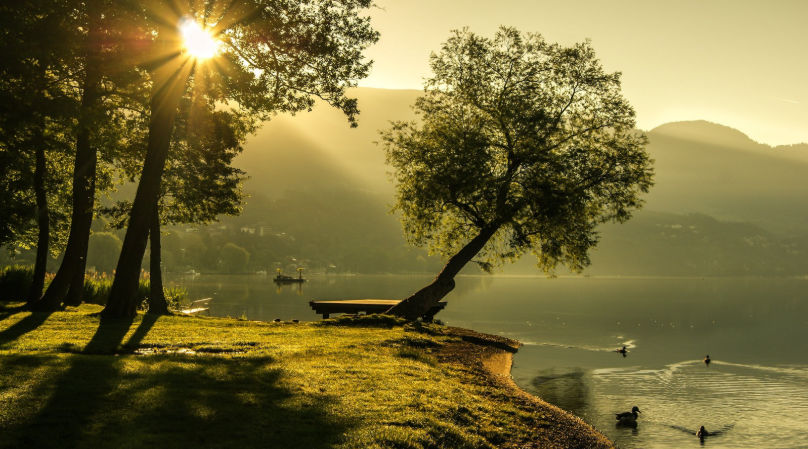
#> input picture goruntu_esikleme.py/resim3.png, 808 x 449 px
$ python goruntu_esikleme.py
#> lines starting #> are read from the running program, lines starting #| are printed output that depends on the picture; after the words box and inside, x2 and y2 are one past the last pixel; in counts of white or black regions, pixels touching at a corner belong together
import cv2
import matplotlib.pyplot as plt

#resmi içe aktar
img = cv2.imread("resim3.png")
#> img is the input picture: shape (449, 808, 3); mean B, G, R 56.3, 106.9, 117.5
img = cv2.cvtColor(img, cv2.COLOR_BGR2GRAY) #resmi siyah beyaz haline getirdik
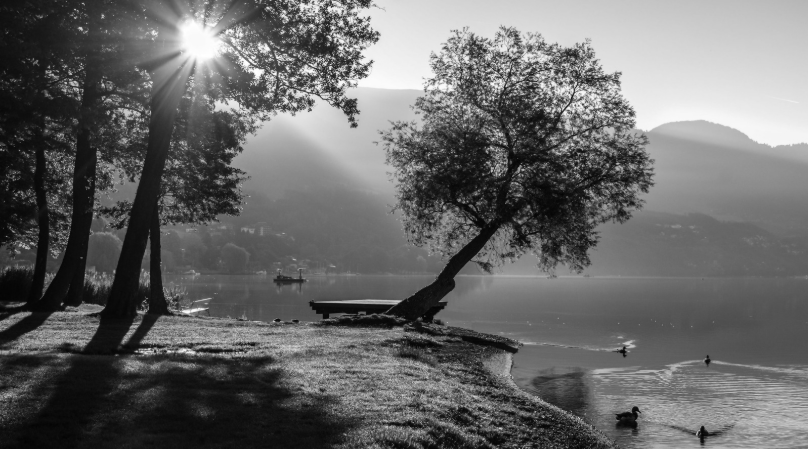
#> img: shape (449, 808); min 2, max 255, mean 104.3
plt.figure()
plt.imshow(img, cmap = "gray")
plt.axis("off") #eksenleri kapattık
plt.show()

#eşikleme
_, thresh_img = cv2.threshold(img, thresh = 60, maxval = 255, type = cv2.THRESH_BINARY )  # bu yöntemin tam tersi için son kısmı cv2.THRESH_BINARY_INV
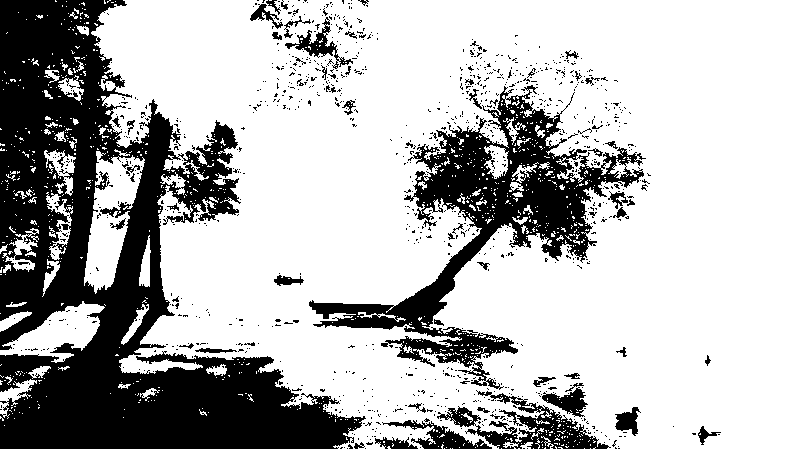
#> thresh_img: shape (449, 808); 71.7% white; 1036 black regions (973 under 20 px), largest, box (x1, y1, x2, y2) and area: (0, 0, 366, 449) 68349, (309, 85, 646, 390) 22285, (437, 390, 611, 449) 3214
plt.figure()
plt.imshow(thresh_img, cmap = "gray")
plt.axis("off")
plt.show()

#uyarlamalı eşik değeri
thresh_img2 = cv2.adaptiveThreshold(img, 255, cv2.ADAPTIVE_THRESH_MEAN_C, cv2.THRESH_BINARY, 11, 8)
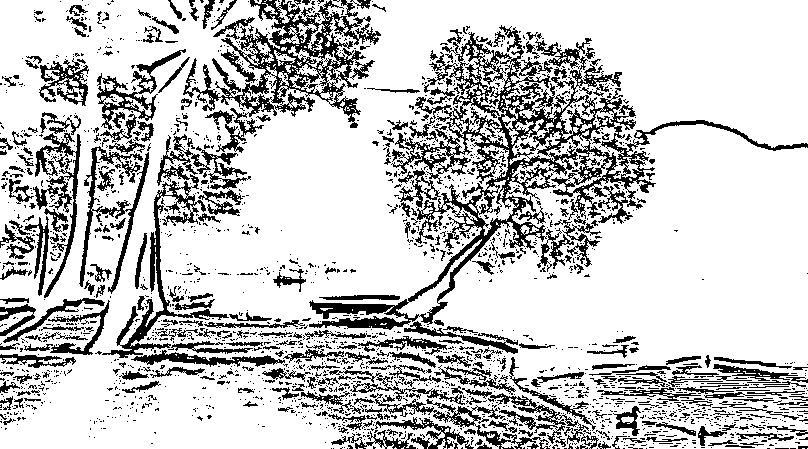
#> thresh_img2: shape (449, 808); 78% white; 2187 black regions (1850 under 20 px), largest, box (x1, y1, x2, y2) and area: (309, 25, 808, 330) 19181, (183, 0, 381, 153) 8065, (102, 174, 229, 358) 2796
plt.figure()
plt.imshow(thresh_img2, cmap = "gray")
plt.show()

$ run again, with goruntu_esikleme.py/resim1.png copied over goruntu_esikleme.py/resim3.png
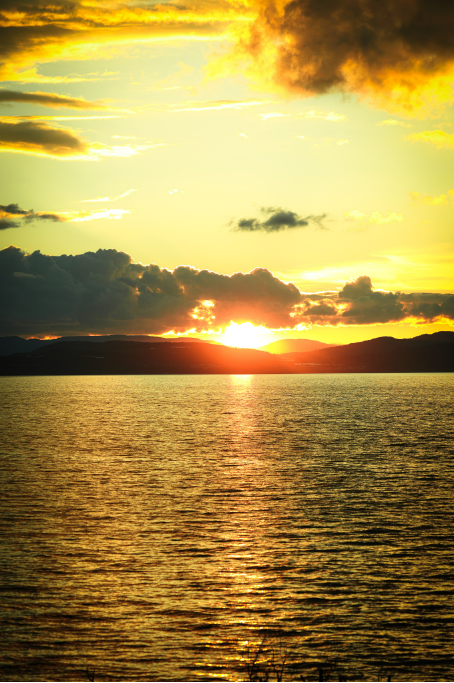
#> input picture goruntu_esikleme.py/resim1.png, 454 x 683 px
#> img is the input picture: shape (683, 454, 3); mean B, G, R 70.9, 140.9, 167.2
#> img: shape (683, 454)
#> `_, thresh_img = cv2.threshold(img, thresh = 60, maxval = 255, type = c..`:
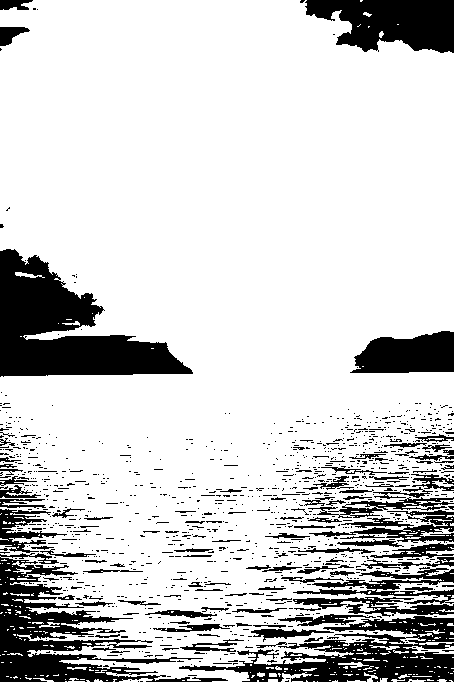
#> thresh_img: shape (683, 454); 81.1% white; 1135 black regions (1016 under 20 px), largest, box (x1, y1, x2, y2) and area: (0, 249, 193, 377) 12198, (0, 553, 228, 682) 8868, (179, 616, 454, 682) 7657
#> `thresh_img2 = cv2.adaptiveThreshold(img, 255, cv2.ADAPTIVE_THRESH_MEAN..`:
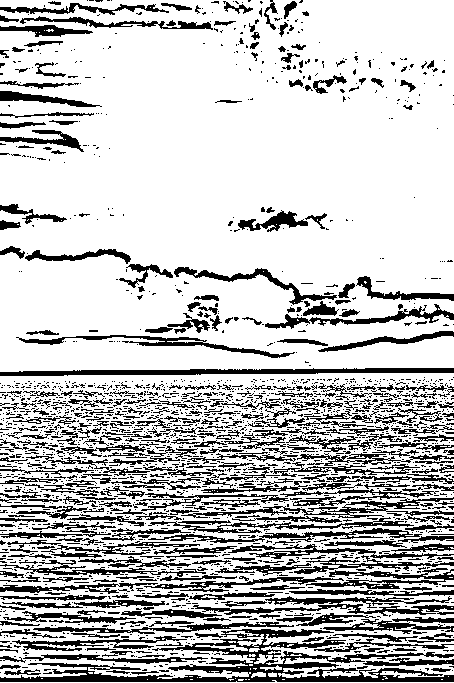
#> thresh_img2: shape (683, 454); 76.2% white; 2180 black regions (1776 under 20 px), largest, box (x1, y1, x2, y2) and area: (0, 629, 454, 682) 6666, (0, 368, 454, 376) 2182, (193, 596, 454, 616) 1775

$ run again, with goruntu_esikleme.py/resim2.png copied over goruntu_esikleme.py/resim3.png
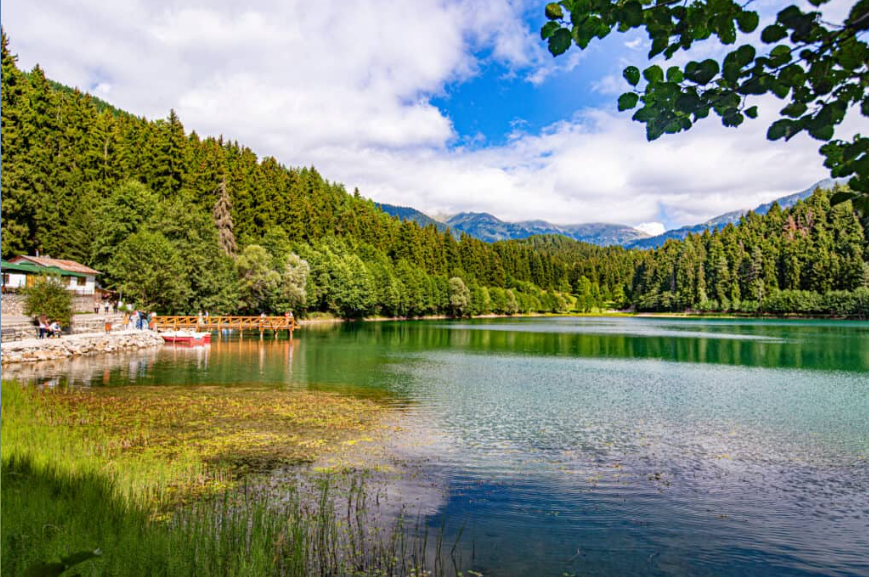
#> input picture goruntu_esikleme.py/resim2.png, 869 x 577 px
#> img is the input picture: shape (577, 869, 3); mean B, G, R 114.4, 136.7, 128.7
#> img: shape (577, 869)
#> `_, thresh_img = cv2.threshold(img, thresh = 60, maxval = 255, type = c..`:
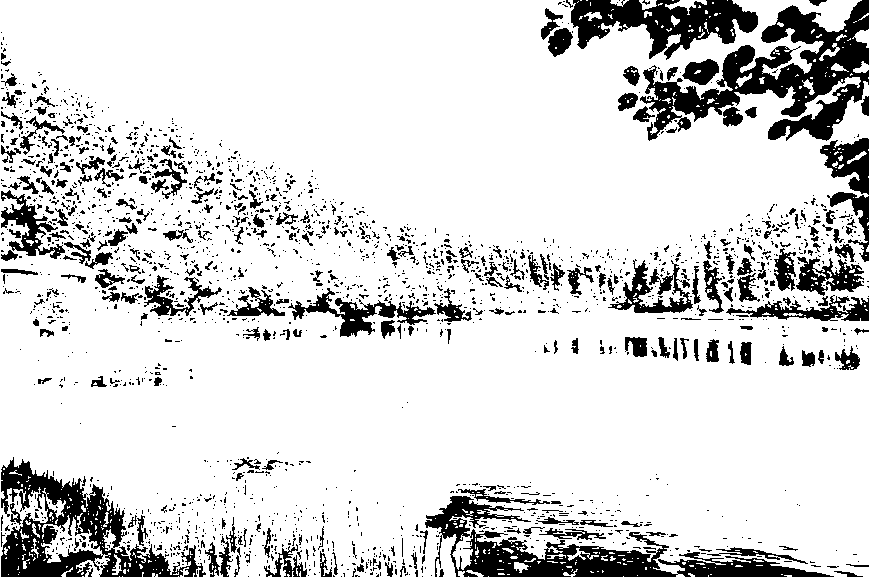
#> thresh_img: shape (577, 869); 84.4% white; 2217 black regions (1911 under 20 px), largest, box (x1, y1, x2, y2) and area: (640, 0, 869, 141) 12041, (425, 496, 834, 577) 9077, (1, 457, 206, 577) 8870
#> `thresh_img2 = cv2.adaptiveThreshold(img, 255, cv2.ADAPTIVE_THRESH_MEAN..`:
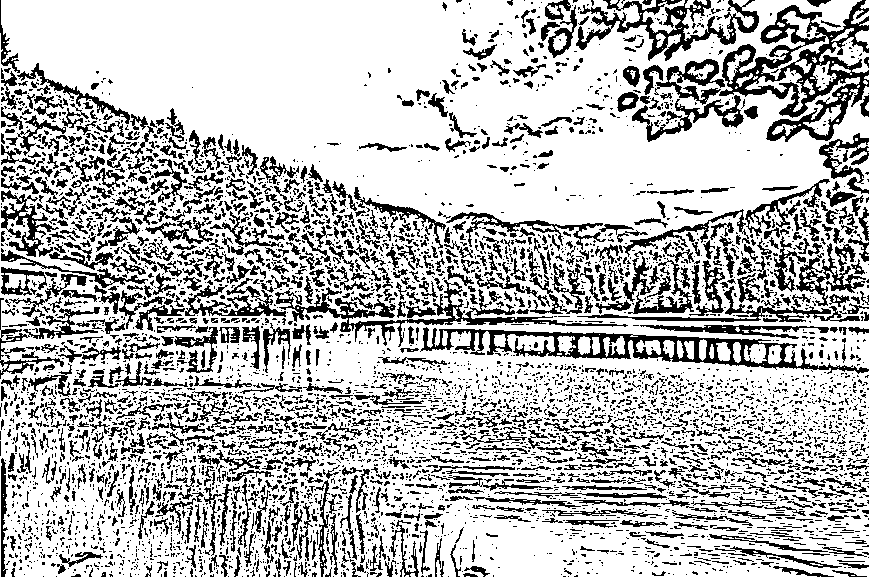
#> thresh_img2: shape (577, 869); 73.3% white; 5247 black regions (4114 under 20 px), largest, box (x1, y1, x2, y2) and area: (719, 0, 869, 142) 6958, (420, 327, 869, 374) 4962, (275, 280, 628, 347) 3326
